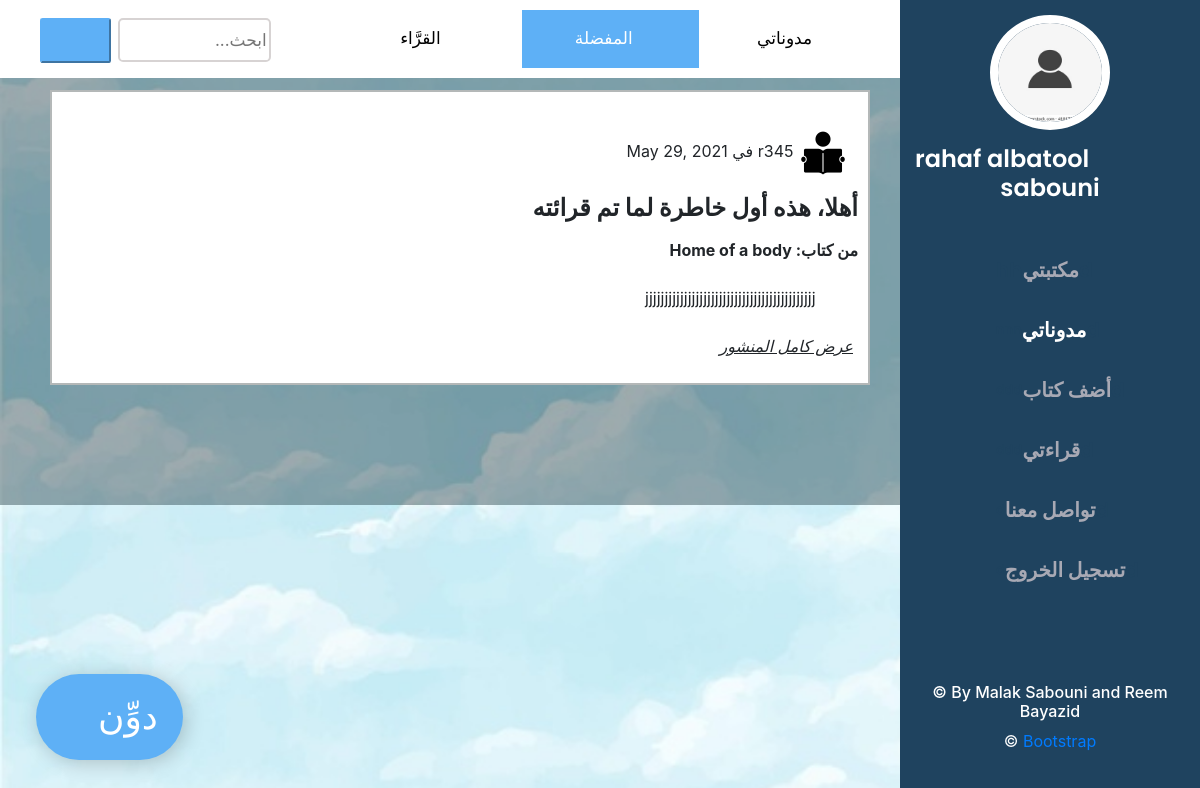
Page /liked (signed in) on the earlier database version.
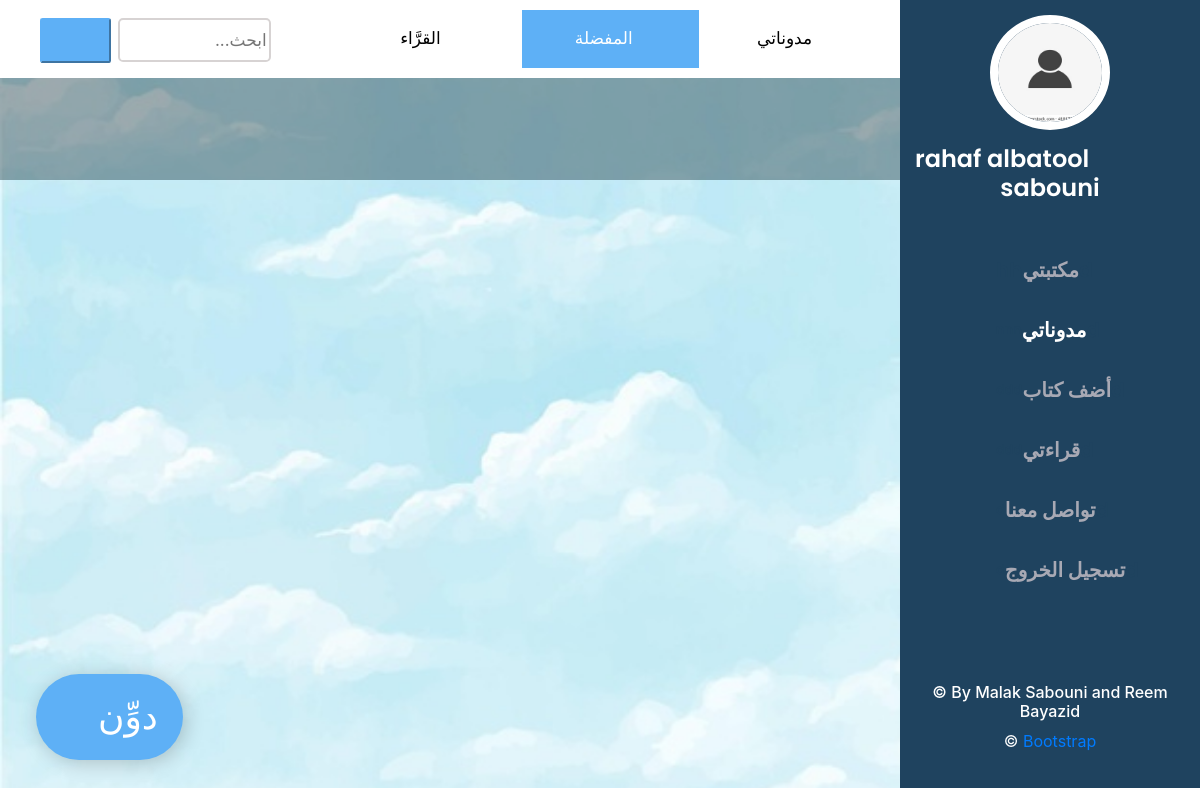
Same page on the later database version.
### AJNIHA/models.py (models this page shows, shortened)
class liked_post(models.Model):
    note_id= models.ForeignKey(ReadingRecords,on_delete=models.CASCADE)
    liked_by = models.ForeignKey(ReaderAccount,on_delete=models.CASCADE)
    class Meta:
        unique_together = ('note_id', 'liked_by')

class ReadingRecords(models.Model):
    book_shelf_user= models.ForeignKey(shelves_Readers_Books,on_delete=models.CASCADE)
    note_title = models.CharField(max_length=40)
    date = models.DateTimeField()
    note = RichTextField()
    private = models.BooleanField(default=False)
    bookcompleted = models.BooleanField(default=False)
    headerImg=models.ImageField(blank=True,null=True,upload_to='')
    def summary(self):
        return self.note[:50]

class shelves_Readers_Books(models.Model):
    reader= models.ForeignKey(ReaderAccount,unique=False, on_delete=models.CASCADE)
    book= models.ForeignKey(Book,unique=False, on_delete=models.CASCADE)
    shelf= models.ForeignKey(Shelves,unique=False, on_delete=models.CASCADE)
    class Meta:
        unique_together = ('reader', 'book','shelf')

class ReaderAccount(models.Model):
    fName= models.CharField(max_length=40)
    sName = models.CharField(max_length=40)
    username= models.ForeignKey(User,on_delete=models.CASCADE)
    email= models.EmailField()
    prof_pic= models.ImageField(default='/default.jpg',blank=True,null=True,upload_to='')

class Book(models.Model):
    author= models.CharField(max_length=40)
    pageNo = models.IntegerField(null=True,blank=True)
    bookTitle = models.CharField(max_length=40)
    isbn=models.CharField(max_length=40,default=1,null=True,blank=True)
    description =models.TextField(null=True,blank=True)
    bookLink = models.CharField(max_length=200,null=True,blank=True,default=None)
    image = models.ImageField(default='/book.png',blank=True,null=True,auto_created=True,upload_to='')

### AJNIHA/views.py (the view)
# urls.py: path('liked', views.liked, name='liked'),
@login_required(login_url='loginPage')
def liked(request):
    user = request.user
    nav1 = "liked"
    if request.method == "POST":
        if "AddNote" in request.POST:
            title = request.POST.get('title')
            note = request.POST.get('note')
            date = datetime.now()
            private = request.POST.get('private')
            if private == "on":
                private = True
            else:
                private = False
            bookSelect = request.POST.get("shelfSelect")
            book_shelf_user = shelves_Readers_Books.objects.filter(reader__username__exact=user,
                                                                   book__bookTitle__exact=bookSelect)
            record = ReadingRecords(book_shelf_user=book_shelf_user.first(), note_title=title, date=date,
                                    note=note, private=private)
            record.save()
            return niv(request, nav1, "succA")
        elif "FavA" in request.POST:
            noteId = request.POST.get("txt")
            noteId = ReadingRecords.objects.filter(id__exact=noteId).first()
            Reader = ReaderAccount.objects.filter(username__username__exact=user).first()
            var_com = liked_post(note_id=noteId, liked_by=Reader)
            try:
                var_com.save()
            except:
                var_com = liked_post.objects.filter(note_id=noteId, liked_by=Reader).first()
                var_com.delete()
            return niv(request, nav1, "succL")
        elif "search" in request.POST:
            filterKey = request.POST.get("search-boc")
            return filterNotes(request, nav1, filterKey)
    else:
        return niv(request, nav1, "")

### AJNIHA/forms.py
class ReadingRecordForm(ModelForm):
    note = forms.CharField(widget=CKEditorWidget())
    class Meta:
        model = ReadingRecords
        fields = ['note']

### AJNIHA/templates/AJNIHA/favNotes.html (shortened to what this page needs)
{% extends 'AJNIHA/layout.html' %}
{% load static %}
{% block content %}
<!DOCTYPE html>
<html>
<head>
    <link href="{% static 'wingsApp/userHome/assets/css/noteNavStyle.css'%}" rel="stylesheet">
<link href="https://maxcdn.bootstrapcdn.com/font-awesome/4.2.0/css/font-awesome.min.css" rel="stylesheet" media="all">
</head>
<body>
<header class="topnav">
    <div class="navTypes">
           <a class="" href="{% url 'allNotes' %}"> القرَّاء  <i class="bx bx-globe"></i></a>
            <a  class="activeNote" href="{% url 'liked' %}"> المفضلة<i class="bx bx-book-bookmark"></i> </a>
    <a  class="" href="{% url 'myNotes' %}"> مدوناتي<i class="bx bx-note"> </i> </a>
        </div>
<div class="search-container">
           <form method="post">
 <input type="text" placeholder="...ابحث"   id="search-box" name="search-boc"  />
                                  <button type="submit" id="search" name="search" ><i  class="bx bx-search" ></i></button>
         </form>
  </div>
</header>
<main id="main">
    <link href="{% static 'wingsApp/userHome/assets/css/noteNavStyle.css'%}" rel="stylesheet">
    <section style="background-color: transparent" id="portfolio" class="portfolio section-bg" >
<div style="direction:rtl;background-color: rgba(5,32,40,0.37);
  align-items: center;
  padding: 30px;
"
 class="container">
{% for note in notes %}
<div style=""  data-aos="fade-up" data-aos-delay="100">
    <div style="  border-color: hsla(0, 0%, 100%, .6);
" class=" portfolio-item filter-app">
        <div style="background-color: white;
border-style: solid;border-color: #b4b8b8;border-width: 2px;
padding: 10px;
" class="portfolio-wrap1  ">
            <p style="text-align: right">
               <p style="float: right;margin: 10px;">   <img src="{{ note.note_id.book_shelf_user.reader.prof_pic.url }}" style="height: 50px;width: 50px;" > {{ note.note_id.book_shelf_user.reader.username }} في  {{ note.note_id.date.date}}</p>
                    <br><br><br>
                    <b style="font-size: 24px;float: right;" >{{ note.note_id.note_title }}</b>
                    <br><br>
                    <b style="float: right;">من كتاب:  {{ note.note_id.book_shelf_user.book.bookTitle }}</b>
                    <br><br>
            <p style="float: right; margin-right: 10px"><i class="bx bxs-quote-alt-right" style="float: right;margin-right: 10px;margin-left: 10px"></i>{{ note.note_id.summary|safe }} <i class="bx bxs-quote-alt-left" style="margin-left: 10px;margin-right: 10px"></i></p><br><br>
            <div class="portfolio-links" style="float: right;display: block;" >
                     <a  class="portfolio-lightbox" title="
	                  <h3 style='color:#e16912;margin-top: 30px;' > عنوان التدوينة: {{ note.note_title }} </h3> </b>
	                  <h5 style='color:#e16912;' > من كتاب: {{ note.note_id.book_shelf_user.book.bookTitle }}
	                  </h5>
	                  <hr>
        <br><br>
	<h4 style='color: #322e2f;display:block;overflow: auto;height:100px;width:90%; margin:auto;'>
	 {{ note.note_id.note }}
	 </h4>
	 <hr>
	 <h4 style='color:#12a4d9;'>
	<img src='{{ note.note_id.book_shelf_user.reader.prof_pic.url }}' style='height: 70px;width: 70px;' >
	{{ note.note_id.book_shelf_user.reader.username }} :نشرت بواسطة
	</h4>
	<h6 style='color:#12a4d9;'>
	{{ note.note_id.date}}
	</h6>
	" style="padding-left: 5px;">
               <i style="float: right;padding-right: 5px;text-decoration:underline;cursor: pointer ">عرض كامل المنشور</i>
</a>
        </div>
<div style="display: inline-block; margin-bottom: 15px; padding: 0px" >
                <a title="إضافة إلى المفضلة" id="{{ note.id }}" name="FavNav" ><i class="bx bxs-heart hvr-icon-bounce" style="padding-left: 5px; color: darkred; font-size:24px; "id="{{ note.note_id.id }}"></i> </a>
                </div>
    </div>
</div>
{% endfor %}
 <form method="post">
        </form>
</div>
</div>
    </section>
</main>
    </body>
<button id="myBtn"  type="button" class="button addNote  bx bxs-pen " style="font-size:36px; border-radius: 9em;position: fixed; bottom: 5%;left: 3%;padding: 25px;" > دوِّن </button>
    </html>
{% endblock %}

Differences in the rows shown:
removed liked_post: note_id.book_shelf_user.reader.prof_pic (placeholder picture), note_id "May 29, 2021", note_id.note_title "أهلا، هذه أول خاطرة لما تم قرائته", note_id.book_shelf_user.book.bookTitle "Home of a body", note_id.summary "jjjjjjjjjjjjjjjjjjjjjjjjjjjjjjjjjjjjjjjjjjjj"
